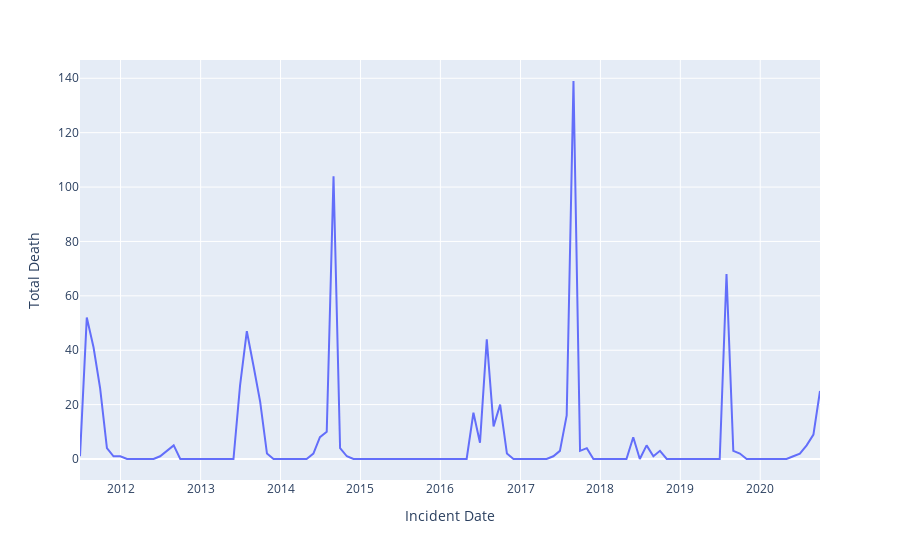

The code cell stored with this chart in its notebook:
### Code cell
incident_df = df[df["Incident"] == 'Flood']
incident_df = incident_df.set_index('Incident Date')
incident_df = incident_df[['Total Death']].resample('m').sum()
incident_df = incident_df.reset_index()

fig = px.line(incident_df, x='Incident Date', y='Total Death')
fig.show()
